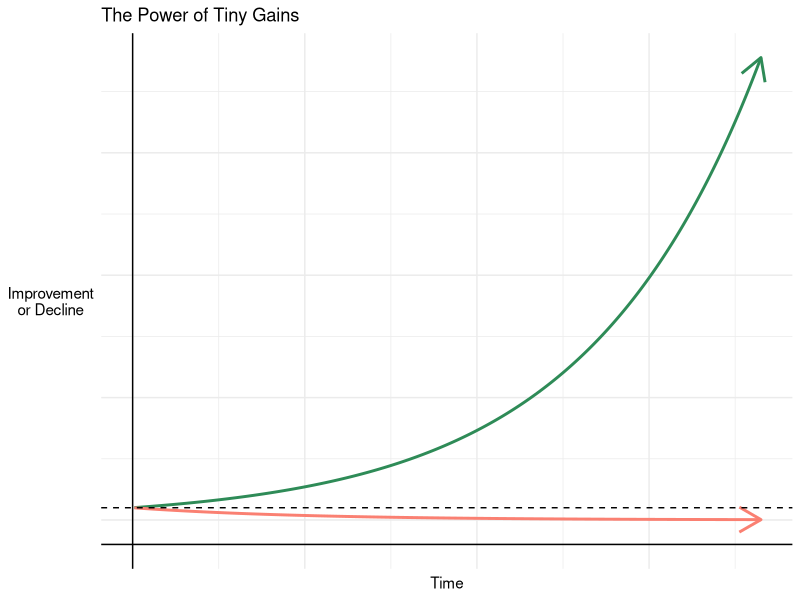

Write R code to recreate this figure.
## ---- chunk 1
library(tidyverse)

df <- seq(1, 365, 1) %>% 
  as_tibble() %>% 
  rename(time = value) %>% 
  mutate(
    
    # 1% better every day
    better = 1.01^time,
    
    # 1% worse every day
    worse = 0.99^time
    
    ) %>% 
  pivot_longer(cols = 2:3)
## ---- chunk 2
cpalette <- c("seagreen", "salmon")

df %>% 
  ggplot(aes(time, value, color = name)) +
  geom_line(size = 1, arrow=arrow()) +
  
  # dotted line at 1
  geom_hline(yintercept = 1, lty = 2) +
  
  # side and bottom grid lines
  geom_vline(xintercept = 0) +
  geom_hline(yintercept = -2) +
  
  labs(x = "Time", 
       y = str_wrap("Improvement or Decline", width = 10),
       title = "The Power of Tiny Gains") +
  scale_color_manual(values = cpalette) +
  theme_minimal() +
  theme(axis.text.x = element_blank(),
        axis.ticks.x = element_blank(),
        axis.text.y = element_blank(),
        axis.ticks.y = element_blank(),
        axis.title.y = element_text(angle = 0, vjust = 0.5),
        legend.position = 'none')
